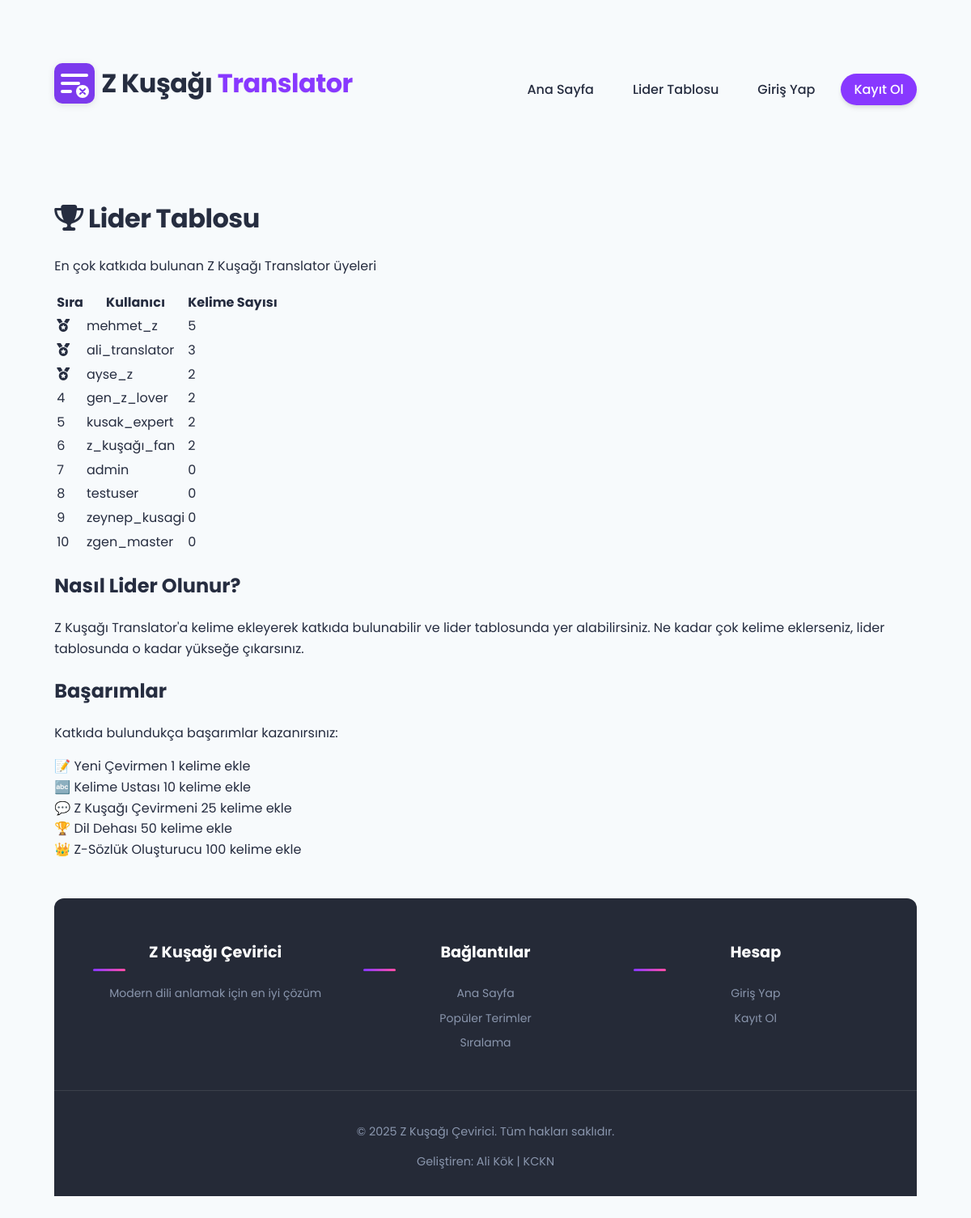
The app's page /leaderboard with its own data.
### tables this page shows
CREATE TABLE users (
        id INTEGER PRIMARY KEY AUTOINCREMENT,
        username TEXT UNIQUE NOT NULL,
        email TEXT UNIQUE NOT NULL,
        password_hash TEXT NOT NULL,
        created_at TIMESTAMP DEFAULT CURRENT_TIMESTAMP,
        updated_at TIMESTAMP DEFAULT CURRENT_TIMESTAMP,
        contribution_count INTEGER DEFAULT 0,
        bio TEXT,
        is_admin INTEGER DEFAULT 0
    );

### app.py (the view)
@app.route('/leaderboard')
def leaderboard():
    try:
        user = None
        is_user_admin = False
        if 'user_id' in session:
            try:
                user = get_user_by_id(session['user_id'])
                is_user_admin = is_admin(session['user_id']) if user else False
            except Exception as e:
                logger.error(f"Leaderboard - kullanıcı bilgileri alınırken hata: {e}")
        top_contributors = get_top_contributors(20)
        return render_template('leaderboard.html',
                            contributors=top_contributors,
                            user=user,
                            is_admin=is_user_admin)
    except Exception as e:
        logger.error(f"Leaderboard sayfası yüklenirken hata: {e}")
        return render_template('error.html',
                            error_message="Liderlik tablosu yüklenirken bir hata oluştu.",
                            user=None)

### db_config.py (called while the page is built)
def get_db_connection():
    if 'DATABASE_URL' in os.environ or 'PGDATABASE' in os.environ:
        logger.info("PostgreSQL veritabanı kullanılıyor (Railway)")
        return get_postgres_connection()
    else:
        logger.info("SQLite veritabanı kullanılıyor (Railway PostgreSQL bulunamadı)")
        return get_sqlite_connection()

### templates/leaderboard.html (shortened to what this page needs)
{% extends "layout.html" %}
{% block content %}
<div class="leaderboard-container">
    <h1><i class="fas fa-trophy"></i> Lider Tablosu</h1>
    <p class="leaderboard-intro">En çok katkıda bulunan Z Kuşağı Translator üyeleri</p>
    <div class="leaderboard-table">
        <table class="contributor-table">
            <thead>
                <tr>
                    <th class="rank-column">Sıra</th>
                    <th class="user-column">Kullanıcı</th>
                    <th class="count-column">Kelime Sayısı</th>
                </tr>
            </thead>
            <tbody>
                {% if contributors %}
                    {% for contributor in contributors %}
                        <tr class="contributor-row {% if loop.index <= 3 %}top-{{ loop.index }}{% endif %}">
                            <td class="rank-column">
                                {% if loop.index == 1 %}
                                    <i class="fas fa-medal gold"></i>
                                {% elif loop.index == 2 %}
                                    <i class="fas fa-medal silver"></i>
                                {% elif loop.index == 3 %}
                                    <i class="fas fa-medal bronze"></i>
                                {% else %}
                                    {{ loop.index }}
                                {% endif %}
                            </td>
                            <td class="user-column">{{ contributor.username }}</td>
                            <td class="count-column">{{ contributor.contribution_count }}</td>
                        </tr>
                    {% endfor %}
                {% endif %}
            </tbody>
        </table>
    </div>
    <div class="leaderboard-info">
        <h2>Nasıl Lider Olunur?</h2>
        <p>Z Kuşağı Translator'a kelime ekleyerek katkıda bulunabilir ve lider tablosunda yer alabilirsiniz. Ne kadar çok kelime eklerseniz, lider tablosunda o kadar yükseğe çıkarsınız.</p>
        <h2>Başarımlar</h2>
        <p>Katkıda bulundukça başarımlar kazanırsınız:</p>
        <div class="achievements-list">
            <div class="achievement-item">
                <span class="achievement-icon">📝</span>
                <span class="achievement-name">Yeni Çevirmen</span>
                <span class="achievement-req">1 kelime ekle</span>
            </div>
            <div class="achievement-item">
                <span class="achievement-icon">🔤</span>
                <span class="achievement-name">Kelime Ustası</span>
                <span class="achievement-req">10 kelime ekle</span>
            </div>
            <div class="achievement-item">
                <span class="achievement-icon">💬</span>
                <span class="achievement-name">Z Kuşağı Çevirmeni</span>
                <span class="achievement-req">25 kelime ekle</span>
            </div>
            <div class="achievement-item">
                <span class="achievement-icon">🏆</span>
                <span class="achievement-name">Dil Dehası</span>
                <span class="achievement-req">50 kelime ekle</span>
            </div>
            <div class="achievement-item">
                <span class="achievement-icon">👑</span>
                <span class="achievement-name">Z-Sözlük Oluşturucu</span>
                <span class="achievement-req">100 kelime ekle</span>
            </div>
        </div>
    </div>
</div>
{% endblock %}

### static/css/style.css (style rules this page uses)
:root { --primary: 264 100% 61%; --primary-light: 264 96% 85%; --primary-dark: 264 100% 50%; --secondary: 330 100% 65%; --secondary-light: 330 100% 75%; --accent: 160 84% 39%; --accent-light: 160 84% 50%; --background: 210 50% 98%; --card-bg: 0 0% 100%; --text-dark: 225 25% 20%; --text-medium: 220 15% 40%; --text-light: 220 15% 60%; --success: 142 76% 36%; --warning: 38 92% 50%; --danger: 0 84% 60%; --border: 220 13% 91%; --space-xs: 0.25rem; --space-sm: 0.5rem; --space-md: 1rem; --space-lg: 1.5rem; --space-xl: 2rem; --space-xxl: 3rem; --font-family: 'Poppins', sans-serif; --font-size-xs: 0.75rem; --font-size-sm: 0.875rem; --font-size-md: 1rem; --font-size-lg: 1.125rem; --font-size-xl: 1.25rem; --font-size-xxl: 1.5rem; --font-size-title: 2rem; --font-size-display: 2.5rem; --radius-sm: 0.25rem; --radius-md: 0.5rem; --radius-lg: 0.75rem; --radius-xl: 1rem; --radius-pill: 9999px; --shadow-sm: 0 1px 2px rgba(0, 0, 0, 0.05); --shadow-md: 0 4px 6px -1px rgba(0, 0, 0, 0.1), 0 2px 4px -1px rgba(0, 0, 0, 0.06); --shadow-lg: 0 10px 15px -3px rgba(0, 0, 0, 0.1), 0 4px 6px -2px rgba(0, 0, 0, 0.05); --shadow-xl: 0 20px 25px -5px rgba(0, 0, 0, 0.1), 0 10px 10px -5px rgba(0, 0, 0, 0.04); --shadow-glow: 0 0 15px rgba(124, 58, 237, 0.5); }
body { font-family: var(--font-family); background-color: hsl(var(--background)); background-image: radial-gradient(circle at 0% 0%, hsla(var(--primary-light), 0.1) 0%, transparent 60%), radial-gradient(circle at 100% 100%, hsla(var(--secondary-light), 0.1) 0%, transparent 60%); background-attachment: fixed; color: hsl(var(--text-dark)); line-height: 1.6; min-height: 100vh; }
h1 { font-size: var(--font-size-title); font-weight: 700; color: hsl(var(--text-dark)); text-shadow: 0 1px 2px rgba(0, 0, 0, 0.05); letter-spacing: -0.5px; }

### records on screen
users: username "mehmet_z", contribution_count "5"
users: username "ali_translator", contribution_count "3"
users: username "ayse_z", contribution_count "2"
users: username "gen_z_lover", contribution_count "2"
users: username "kusak_expert", contribution_count "2"
users: username "z_kuşağı_fan", contribution_count "2"
users: username "admin", contribution_count "0"
users: username "testuser", contribution_count "0"
users: username "zeynep_kusagi", contribution_count "0"
users: username "zgen_master", contribution_count "0"
